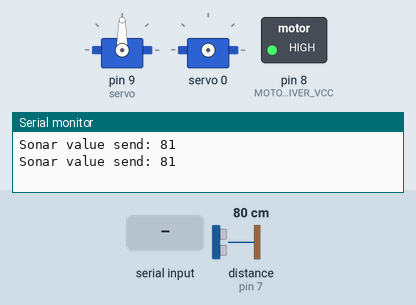
The sketch below on a simulated Arduino Uno, built with avr-gcc and run on an emulated ATmega328P. On the bench: 2 × servo, switched loads named in the sketch (green lamp = pin HIGH), the last lines printed to the serial monitor. The inputs (shaded band) are chosen by the test bench; at power-on: distance to the obstacle (sensor on pin 7) 80 cm. The echo pulse lasts 58.3 µs per cm.

Above: at 1.2 s.
1.3 s: "90,45\n" received over Serial
At 3.4 s:
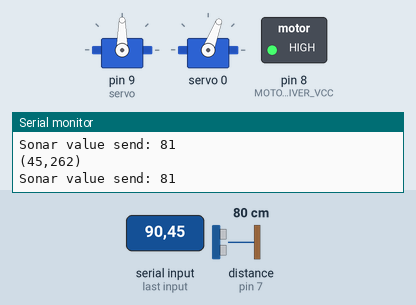
5.4 s: "1" received over the second serial link
At 7.0 s:
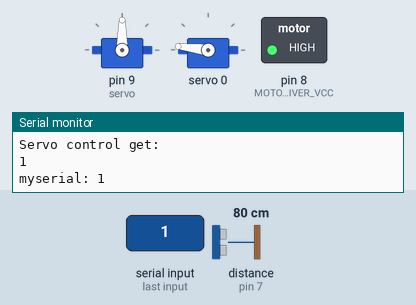
7.5 s: "30,150\n" received over Serial
At 8.8 s:
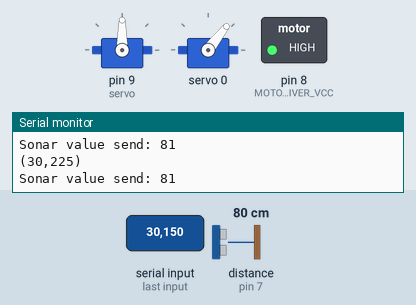
11.6 s: "5\n" received over Serial
At 12.6 s:
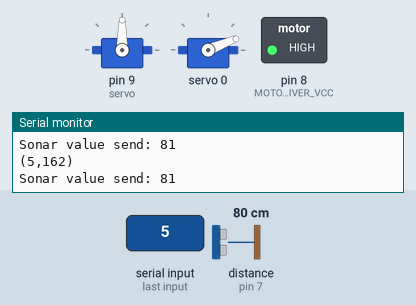
15.6 s: "90\n" received over Serial
At 17.2 s:
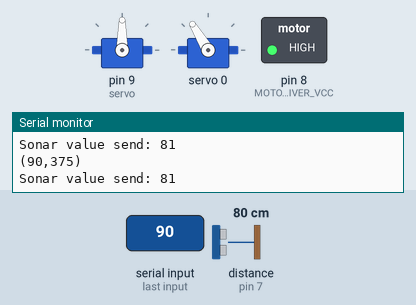
19.6 s: "200\n" received over Serial
At 20.6 s:
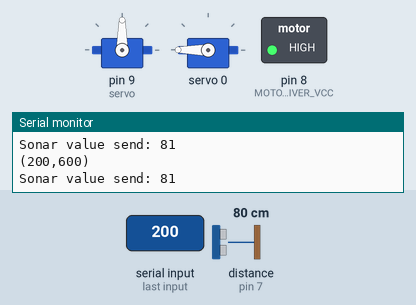
Timing chart, 0 to 23.7 s (numbered marks = the images above; inputs shaded):
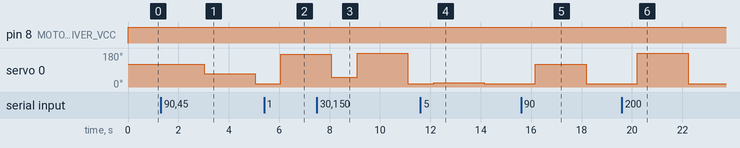

Measured:
- after the input at 1.3 s, servo 0: 121° → 69° after 1.7 s, → 17° 2.0 s later
- after the input at 5.4 s, servo 0: 17° → 173° after 0.67 s
- after the input at 7.5 s, servo 0: 173° → 52° after 0.58 s, → 180° 1.0 s later, → 17° 2.0 s later
- after the input at 11.6 s, servo 0: 17° → 22° after 0.53 s, → 17° 2.0 s later
- after the input at 15.6 s, servo 0: 17° → 121° after 0.57 s, → 17° 2.0 s later
- after the input at 19.6 s, servo 0: 17° → 180° after 0.61 s, → 17° 2.0 s later

The sketch:

module_code.ino
```cpp
#include <Servo.h>
#include <SoftwareSerial.h>
#include <NewPing.h>
#include <Adafruit_PWMServoDriver.h>

// wi-sun용 시리얼 통신 포트
#define RX 10 // blue
#define TX 11 // green

#define MOTOR_DRIVER_VCC    8

// 초음파 센서
#define TRIGGER_PIN  6 // gray
#define ECHO_PIN     7 // yellow
#define MAX_DISTANCE 500

// 서보모터
Servo servo;
// 모터 드라이버-서보모터
Adafruit_PWMServoDriver pwm = Adafruit_PWMServoDriver();

// 기본 시리얼 통신 포트 데이터
char serial_data = '0';

// wi-sun용 시리얼 통신 포트 지정
SoftwareSerial mySerial(RX, TX);
// wi-sun용 시리얼 통신 포트 데이터
char myserial_rx = '0';

// 초음파 센서
NewPing sonar(TRIGGER_PIN, ECHO_PIN, MAX_DISTANCE);
uint8_t myserial_tx = 0;


void setup() {
  Serial.begin(9600);
  mySerial.begin(9600);

  servo.attach(9);

  pinMode(MOTOR_DRIVER_VCC, OUTPUT);

  pwm.begin();
  pwm.setPWMFreq(51);
}


void loop() {
  digitalWrite(MOTOR_DRIVER_VCC, HIGH);


  // 키보드 입력 (서보 작동 테스트용)
  if (Serial.available()) {
    // serial_data = Serial.read();
    // Serial.println("From keyboard: "); Serial.print(serial_data);

    // if (serial_data == '0') { // 올림
    //   Serial.println("motor up");
    //   servo.write(90);
    //   delay(100);
    // } else if (serial_data == '1') { // 내림
    //   Serial.println("motor down");
    //   servo.write(0);
    //   delay(100);
    // }

    // 시리얼 모니터로 값 입력
    int a = Serial.parseInt();
    // 받은 값의 범위 0~180을 펄스길이 150~600으로 매핑
    // ra의 최대 최소를 150, 600을 넘지 않게
    int ra = constrain(map(a, 0, 180, 150, 600), 150, 600);

    // pca9685 모듈의 0번 포트에 연결된 서보를 ra만큼 회전
    pwm.setPWM(0, 0, ra);

    // 시리얼 모니터에 출력
    Serial.print('('); Serial.print(a); Serial.print(','); Serial.print(ra); Serial.println(')');
    delay(10);
  }

  // Wi-SUN -> 아두이노 (서보 제어)
  if (mySerial.available()) {
    myserial_rx = mySerial.read(); // UART1으로 서보 제어 값 읽기
    Serial.println("Servo control get: "); Serial.println(myserial_rx);

    // 모터 제어
    if (myserial_rx == '0' || myserial_rx == 0) { // 주차 안됨: 차단바 올림
      // servo.write(90); // TODO: pwm으로 변경
      pwm.setPWM(0, 0, constrain(map(45, 0, 180, 150, 600), 150, 600));
      Serial.print("myserial: "); Serial.println("0");
      delay(1000);
    } else if (myserial_rx == '1' || myserial_rx == 1) { // 주차 됨: 차단바 내림
      // servo.write(0); // TODO: pwm으로 변경
      pwm.setPWM(0, 0, constrain(map(135, 0, 180, 150, 600), 150, 600));
      Serial.print("myserial: "); Serial.println("1");
      delay(1000);
    }
  }

  // 아두이노 -> Wi-SUN (초음파 값 전송)
  myserial_tx = (uint8_t)sonar.ping_cm(); // 초음파 센서 값 읽기
  if (myserial_tx > 200) {
    myserial_tx = 200;
  }
  mySerial.write(myserial_tx); // UART1으로 초음파 센서 값 쓰기
  Serial.print("Sonar value send: "); Serial.println(myserial_tx); // 시리얼 모니터에 출력
  delay(1000);
}
```
